Frame 1 (no input): blank canvas, image omitted
Frame 60 (the mouse pressed at the canvas centre just before this capture): blank canvas, image omitted
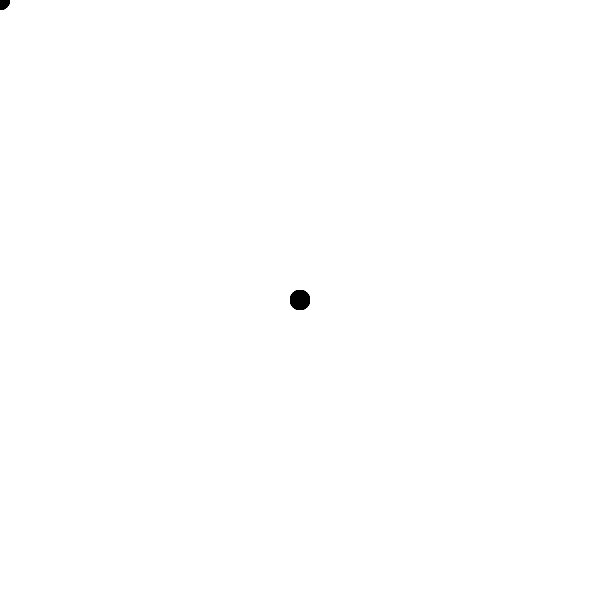
Frame 120 (the mouse held since frame 60 and released just before this capture)

The Processing sketch whose frames 1 and 60 were blank and that drew this single picture after the mouse press (run headless with seeded random() and noise(); from frame 60 on, the mouse is pressed at the canvas centre):

// Processing sketch: ART331_15_BasicMouseFollow01
// ── ART331_15_BasicMouseFollow01.pde
void setup() {
  size(600,600);
  background(255);
  noStroke();
  fill(0, 102);
}

void draw() {
 ellipse(mouseX, mouseY, 20, 20); 
}
